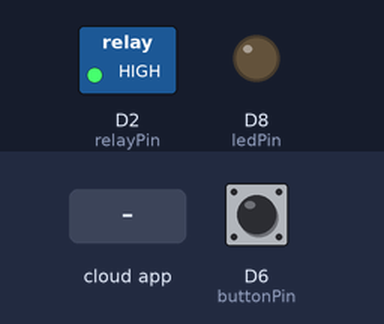
Bench run of a sketch on a simulated ESP8266 (NodeMCU). Shown: switched loads named in the sketch (green lamp = pin HIGH), output pins drawn as LEDs (lit = HIGH). Inputs (shaded band) come from the test bench; at power-on: D6 (buttonPin) LOW. WiFi joins after 1.5 s; servers stay silent unless stated; a WiFi scan finds three made-up networks; network time is answered at once with the bench clock; the local clock reads 2024-03-15 10:24:30 at power-on unless the sketch sets it; EEPROM starts erased; the Firebase database answers and starts empty; pins used as bus, display or sensor lines are not drawn; what the sketch prints to the serial monitor is not drawn.

Above: at 4.7 s.
4.8 s: the phone or cloud app sets led to 1
At 6.4 s:
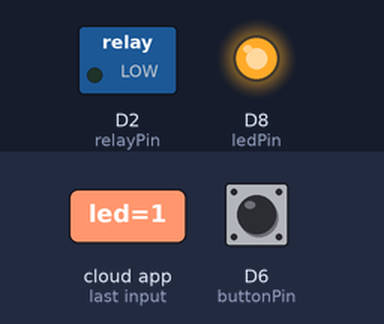
9.4 s: the phone or cloud app sets led to 0
At 10.5 s:
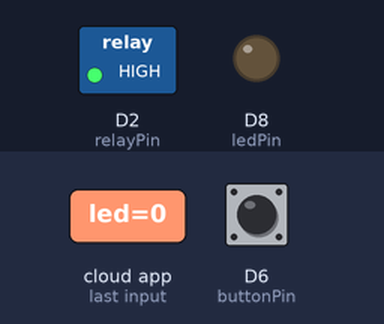
Timing chart, 0 to 12.4 s (numbered marks = the images above; inputs shaded):
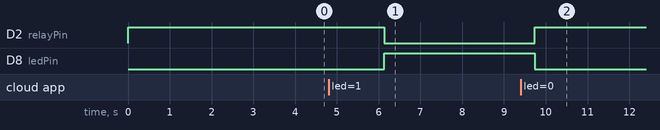

Measured:
- after the input at 4.8 s, D2 (relayPin): HIGH → LOW after 1.3 s; D8 (ledPin): LOW → HIGH after 1.3 s
- after the input at 9.4 s, D2 (relayPin): LOW → HIGH after 0.34 s; D8 (ledPin): HIGH → LOW after 0.34 s

The sketch:

testConFig.ino
```cpp
/*
   Code By Đỗ Hữu Toàn
*/
//Nếu không kết nối đc với wifi
int count = 0;
int count2 = 0;
//Thời gian
#include <NTPClient.h>
#include <WiFiUdp.h>
WiFiUDP ntpUDP;
NTPClient timeClient(ntpUDP,"2.asia.pool.ntp.org",7*3600);
//---------------------------------

const byte ResetPin = D7;
//-------------------------------------------------------------------------------------
#include <FirebaseESP8266.h> // Thư viện FireBase
#include <ESP8266WiFi.h>

// Cấu hình.
#define FIREBASE_HOST "internetcontrol-36b12.firebaseio.com"  //Đổi lại nhé
#define FIREBASE_AUTH ""
bool khoiTaoSTA = true;
//-----------------------------------------------------------------------------------
int buttonState = 0;
int lastButtonState = 0;
String trangThaiRelay = "";
const int relayPin = D2;
const int ledPin = D8;
//---------------------------------------------------------------------------------
const int buttonPin = D6;
unsigned long time1;
unsigned long time2 = 0;
//-----------------------------------------------------------------------------------
#include <ESP8266WiFi.h>
#include <WiFiClient.h>
#include <ESP8266WebServer.h>
#include <EEPROM.h>
//Thiết lập cho Access Point:
const char* ssid = "Toan_InternetOfThings";
const char* password = "12345678";
//Biến lưu SSID, PASS để kết nối
String connect_SSID;
String connect_PASS;
String ESSID = "";
String EPASS = "";
ESP8266WebServer server(80);
//Biến lưu số lượng điểm kết nối
int soLuongWiFi;
//Dữ liệu gửi lên websever
String GuiDuLieu = "";

const char ThietLap[] =
  "<!DOCTYPE HTML>"
  "<html>"
  "<head>"
  "<meta charset='utf-8'>"
  "<meta name = 'viewport' content = 'width = device-width, initial-scale = 1.0, maximum-scale = 1.0, user-scalable=0'>"
  "<title>IoT - Đỗ Hữu Toàn</title>"
  "</head>"
  "<body>"
  "<center>"
  "<h1>Thiết lập cấu hình WiFi</h1>"
  "<FORM action='/' method='post'>"
  "<P>"
  "Tên WiFi: <INPUT type='text' name='ssid'"
  "<br></br>"
  "<br></br>"
  "Mật khẩu: <INPUT type='text' name='pass'"
  "<br></br>"
  "<br></br>"
  "<INPUT type='submit' value='Kết nối'>"
  "</P>"
  "<br><br><br>"
  "<hr  width='100%' align='center' /> "
  "<h3>Danh sách các điểm truy cập xung quanh:</h3>";


void handleRoot()
{
  if (server.hasArg("ssid") && server.hasArg("pass")) {
    handleSubmit();
  }
  else {
    server.send(200, "text/html", GuiDuLieu);
  }
}


void handleSubmit()
{
  if (server.hasArg("ssid") && server.hasArg("pass"))
  {
    connect_SSID = server.arg("ssid");
    connect_PASS = server.arg("pass");
  }
  Serial.println("SSID:" + connect_SSID);
  Serial.println("PASS:" + connect_PASS);
  server.send(200, "text/html", GuiDuLieu);
  GhiDataEEPROM(connect_SSID, connect_PASS);
}


void setup(void)
{
  pinMode(ResetPin, OUTPUT);
  digitalWrite(ResetPin, HIGH);
  pinMode(buttonPin, INPUT);
  pinMode(relayPin, OUTPUT);digitalWrite(relayPin,HIGH);
  pinMode(ledPin,OUTPUT);
  Serial.begin(9600);
  EEPROM.begin(512);
  Serial.println("");
  WiFi.mode(WIFI_AP);
  delay(1000);
  Serial.print(".");
  WiFi.softAP(ssid, password);
  delay(500);
  soLuongWiFi = WiFi.scanNetworks();

  GuiDuLieu += ThietLap;
  for (int i = 0; i < soLuongWiFi; i++)
  {
    GuiDuLieu += WiFi.SSID(i);
    GuiDuLieu += "<br>";
  }
  GuiDuLieu += "</center>";
  GuiDuLieu += "</FORM>";
  GuiDuLieu += "</body>";
  GuiDuLieu += "</html>";
  GuiDuLieu += "</html>";
  server.on("/", handleRoot);
  server.begin();
  Serial.print("Connect to http://");
  Serial.println(WiFi.softAPIP());
  DocEEPROM();

}

void loop(void)
{
  while (Serial.available() > 0)
  {
    char c = Serial.read();
    Serial.println(c);
    if (c == 'a') {
      XoaEEPROM();
    }
  }


  if (ESSID != "")
  {
    if (khoiTaoSTA)
    {
      WiFi.mode(WIFI_STA);
      delay(500);
      WiFi.begin(ESSID.c_str(), EPASS.c_str());
      //Serial.print("connecting");
      while (WiFi.status() != WL_CONNECTED)
      {
        Serial.print(".");
        delay(500);
        count++;
        if(count >= 12)
        {
          XoaEEPROM();
          count = 0;
          ResetBoard();
        }
      }
      Serial.println();
      Serial.print("connected: ");
      Serial.println(WiFi.localIP());

      Firebase.begin(FIREBASE_HOST, FIREBASE_AUTH);
      khoiTaoSTA = false;
    }
    // ĐỌC DỮ LIỆU TỪ FIREBASE
    if (Firebase.failed()) {
      count2++;
      if(count2 < 10)
      {
        return;
      }
      else
      {
        XoaEEPROM();
        ResetBoard();
      }
    }
    Serial.println(Firebase.getString("/IoT/led"));
    Serial.println(Firebase.getString("/IoT/Time"));
    trangThaiRelay = Firebase.getString("/IoT/led");
    String henGio = Firebase.getString("/IoT/Time");
    timeClient.update();
    String gioHienTai = "\""+String(timeClient.getHours())+":"+String(timeClient.getMinutes())+"\"";
    Serial.println(gioHienTai);
    if(gioHienTai == henGio)
    {
      Firebase.setString("IoT/led", "0");
      Firebase.setString("IoT/Time", "None");

    }
    if (trangThaiRelay == "1")
    {
      digitalWrite(relayPin, LOW);
      digitalWrite(ledPin,HIGH);
    }
    if (trangThaiRelay == "0")
    {
      digitalWrite(relayPin, HIGH);
      digitalWrite(ledPin,LOW);
    }
    //Nhấn nút----------------------------------------------------------------------------------------------------------------------------------
    buttonState = digitalRead(buttonPin);

    // so sánh với giá trị trước đó
    if (buttonState != lastButtonState) {
      if (buttonState == HIGH) {
        time1 = millis();
      }
      else {
        //Bật đèn
        if (trangThaiRelay == "1")  Firebase.setString("IoT/led", "0");
        if (trangThaiRelay == "0")  Firebase.setString("IoT/led", "1");

      }
    }
    // lưu lại trạng thái button cho lần kiểm tra tiếp theo
    lastButtonState = buttonState;
    if ((buttonState == HIGH) && (millis() - time1 > 5000))
    {
      XoaEEPROM();
      ResetBoard();
    }
    if (buttonState == LOW) time1 = millis();
    //------------------------------------------------------------------------------------------------
  }

  else
  {
    nhayLed();
    server.handleClient();

  }

}


void XoaEEPROM()
{
  Serial.println("Xoa EEPROM...");
  delay(500);
  EEPROM.begin(512);
  for (int i = 0; i < 512; i++)
  {
    EEPROM.write(i, 0);
  }
  EEPROM.end();
  delay(500);
}
void GhiDataEEPROM(String sssid, String passs)
{
  XoaEEPROM();
  EEPROM.begin(512);
  for (int i = 0; i < sssid.length(); i++)
  {
    EEPROM.write(i, sssid[i]);
  }
  for (int i = 0; i < passs.length(); i++)
  {
    EEPROM.write(32 + i, passs[i]);
  }
  EEPROM.commit();
  Serial.println("Da ghi du lieu thanh cong...");
  delay(500);
  ResetBoard();
}

void DocEEPROM()
{
  for (int i = 0; i < 32; i++)
  {
    ESSID += char(EEPROM.read(i));
  }
  for (int i = 32; i < 96; i++)
  {
    EPASS += char(EEPROM.read(i));
  }
}

void ResetBoard()
{
  ledReset();
  digitalWrite(ResetPin, LOW);
  delay(500);
  digitalWrite(ResetPin, HIGH);
}
void ledReset()
{
  digitalWrite(ledPin,HIGH);
  delay(50);
  digitalWrite(ledPin,LOW);
  delay(50);
}
inline void nhayLed()
{
  if ( (unsigned long) (millis() - time2) > 1000 )
    {
        if ( digitalRead(ledPin) == LOW )
        {
            digitalWrite(ledPin, HIGH);
        } else {
            digitalWrite(ledPin, LOW );
        }
        time2 = millis();
    }
}
```
